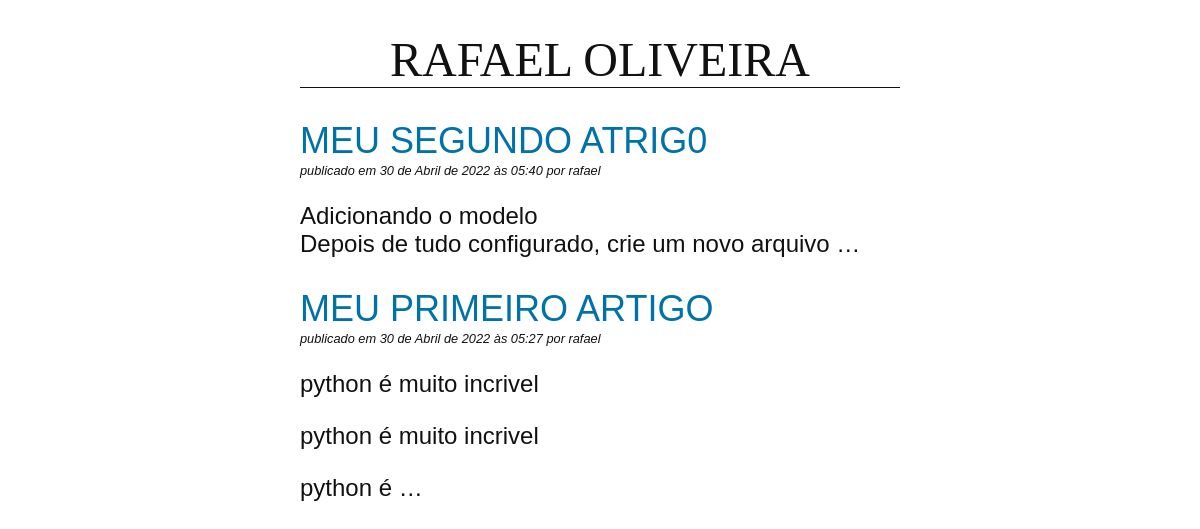
Page /new_app/ on the committed database.
### new_app/models.py (models this page shows, shortened)
class post(models.Model):
    title = models.CharField(max_length=255)
    slug = models.SlugField(max_length=255, unique=True)
    author = models.ForeignKey(User, on_delete=models.CASCADE)
    body = models.TextField()
    created = models.DateTimeField(auto_now_add=True)
    updated = models.DateTimeField(auto_now=True)
    class Meta:
        ordering = ('-created',)
    def get_absolute_url(self):
        return reverse("new_app:detail", kwargs={"slug": self.slug})

### new_app/views.py (the view)
# urls.py: path('', views.PostListView.as_view(), name= 'new_app'),
class PostListView(ListView):
    model = post

### new_app/templates/new_app/post_list.html (shortened to what this page needs)
{% extends "new_app/base.html" %}
{%block content %}
    {% for post in post_list  %}
        <article>
            <h2>
                <a href= '{{post.get_absolute_url }}'>
                    {{ post.title }}
                </a>
            </h2>
            <p class= 'date'>
                publicado em {{ post.created }} por {{ post.author }}
            </p>
            {{ post.body | linebreaks | truncatewords:10 }}
        </article>
    {% endfor %}
{% endblock %}

### new_app/templates/new_app/base.html (shortened to what this page needs)
{% load static %}
<!DOCTYPE html>
<html>
<head>
    <link href= "{% static 'css/new_app.css' %}" rel="stylesheet">
</head>
<body>
    <header>
    <h1>RAFAEL OLIVEIRA</h1>
    </header>
    <main>
        {% block content %}
        {% endblock %}
</body>
</html>

### new_app/static/css/new_app.css (style rules this page uses)
body { margin: 0 25%; font-family: sans-serif; font-size: 1.5rem; color: #111111; }
h1 { text-align: center; font-family: serif; font-weight: normal; border-bottom: 1px solid; }
h2 { color: #0072aa; font-weight: normal; margin-bottom: 1px; }
a { color:#0072aa; text-decoration:none; }
p.date { font-size: 0.8rem; font-style: italic; margin-top: 1px; }

### rows in the picture
post: title "MEU SEGUNDO ATRIG0", created "30 de Abril de 2022 às 05:40", author "rafael", body "Adicionando o modelo Depois de tudo configurado, crie um novo arquivo …"
post: title "MEU PRIMEIRO ARTIGO", created "30 de Abril de 2022 às 05:27", author "rafael", body "python é muito incrivel python é muito incrivel python é …"
